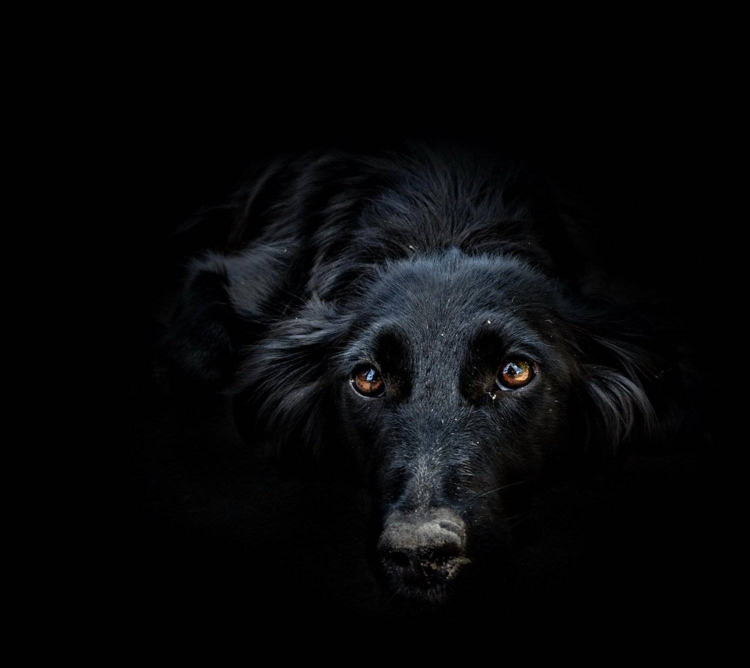
#> input picture module_11/practice/image-13.jpg, 1500 x 1336 px (shown at 1/2 size)
$ python practice_additional.py
#> lines starting #> are read from the running program, lines starting #| are printed output that depends on the picture
# Дополнительный урок по практике

from PIL import Image, ImageDraw, ImageFont


class PostMaker:
    def __init__(self, name_photo, divider=1):
#> called with name_photo = 'image-13.jpg', divider = 2
        self.image = Image.open(name_photo)
#> self.image is the input picture: PIL image 1500x1336 RGB; mean R, G, B 7.5, 8, 9.1
        self.w, self.h = self.image.size
#> self.w = 1500; self.h = 1336
        self.image = self.image.resize((self.w // divider, self.h // divider))
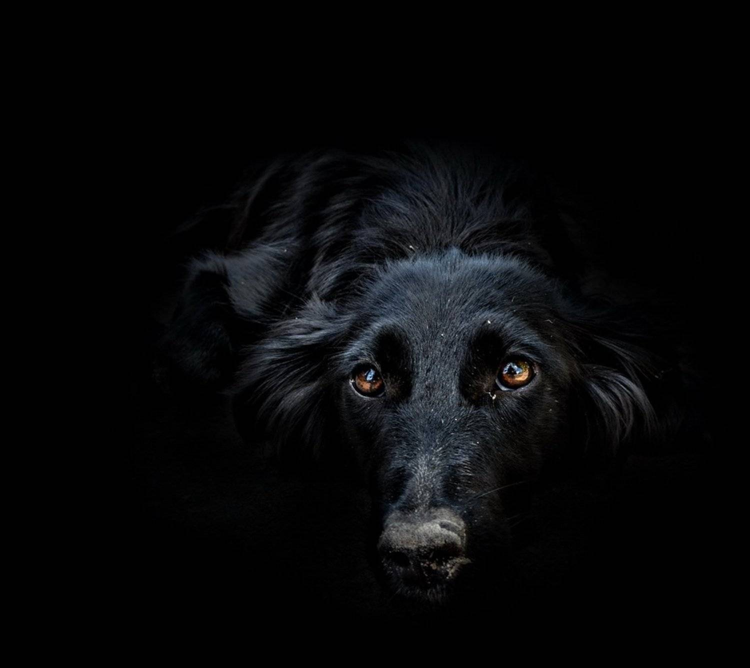
#> self.image: PIL image 750x668 RGB; mean R, G, B 7.5, 8, 9.1

    def paste(self, name_photo, divider=1):
#> called with name_photo = 'sun.png', divider = 1
        paste_image = Image.open(name_photo)
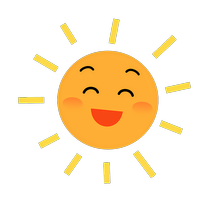
#> input picture module_11/practice/sun.png, 215 x 200 px
#> paste_image is the input picture: PIL image 215x200 RGBA; mean R, G, B, A 55.3, 38.8, 11.8, 55.9
        paste_image = paste_image.resize((paste_image.size[0] // divider, paste_image.size[1] // divider))
        self.image.paste(paste_image, (50, 150), paste_image)

    def insert_text(self, text):
        draw = ImageDraw.Draw(self.image)
        font = ImageFont.truetype('arial.ttf', 36)
        draw.text((100, 350), 'Hello', font=font, fill='yellow')

    def show_photo(self):
        self.image.show()
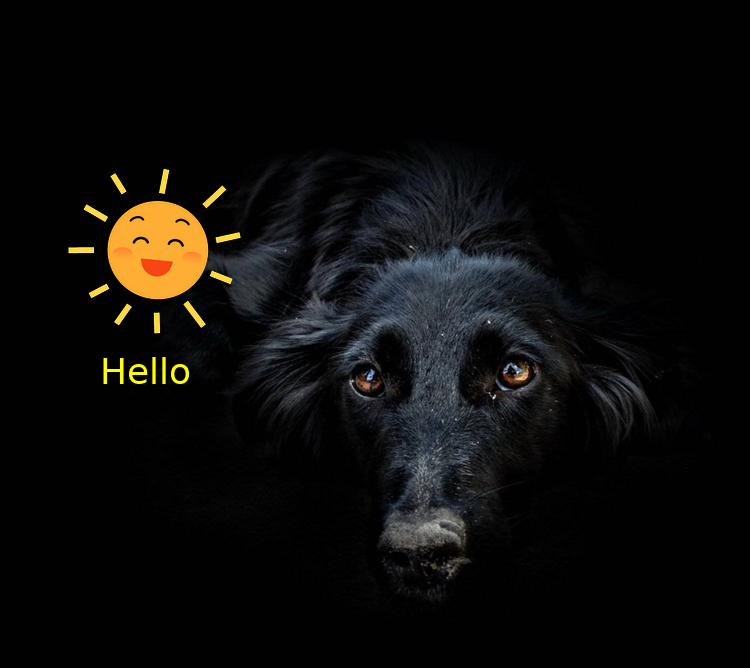
#> shown: PIL image 750x668 RGB; mean R, G, B 12.5, 11.6, 10


image = PostMaker('image-13.jpg', 2)
image.paste('sun.png')
image.insert_text('Welcome!')
image.show_photo()
